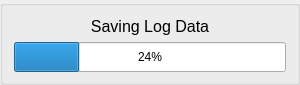
<?xml version="1.0" encoding="UTF-8"?>
<ui version="4.0">
 <class>ProgressBar</class>
 <widget class="QGroupBox" name="ProgressBar">
  <property name="geometry">
   <rect>
    <x>0</x>
    <y>0</y>
    <width>300</width>
    <height>85</height>
   </rect>
  </property>
  <property name="minimumSize">
   <size>
    <width>300</width>
    <height>50</height>
   </size>
  </property>
  <property name="maximumSize">
   <size>
    <width>16777215</width>
    <height>16777215</height>
   </size>
  </property>
  <property name="windowTitle">
   <string/>
  </property>
  <layout class="QVBoxLayout" name="verticalLayout">
   <item>
    <widget class="QLabel" name="label">
     <property name="font">
      <font>
       <pointsize>12</pointsize>
      </font>
     </property>
     <property name="text">
      <string>Saving Log Data</string>
     </property>
     <property name="alignment">
      <set>Qt::AlignHCenter|Qt::AlignTop</set>
     </property>
     <property name="wordWrap">
      <bool>false</bool>
     </property>
     <property name="margin">
      <number>-1</number>
     </property>
     <property name="textInteractionFlags">
      <set>Qt::NoTextInteraction</set>
     </property>
    </widget>
   </item>
   <item>
    <widget class="QProgressBar" name="progressBar">
     <property name="minimumSize">
      <size>
       <width>0</width>
       <height>30</height>
      </size>
     </property>
     <property name="value">
      <number>24</number>
     </property>
    </widget>
   </item>
  </layout>
 </widget>
 <resources/>
 <connections/>
</ui>
